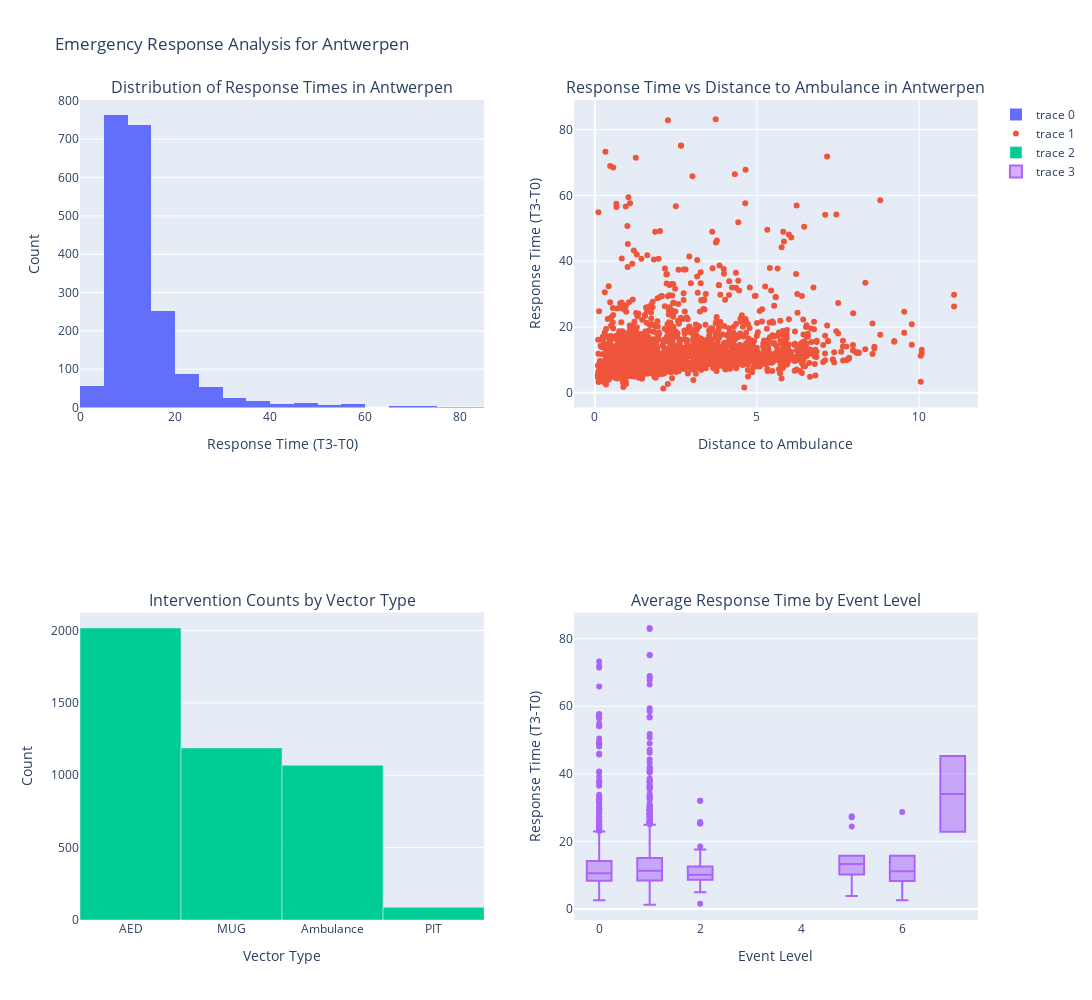
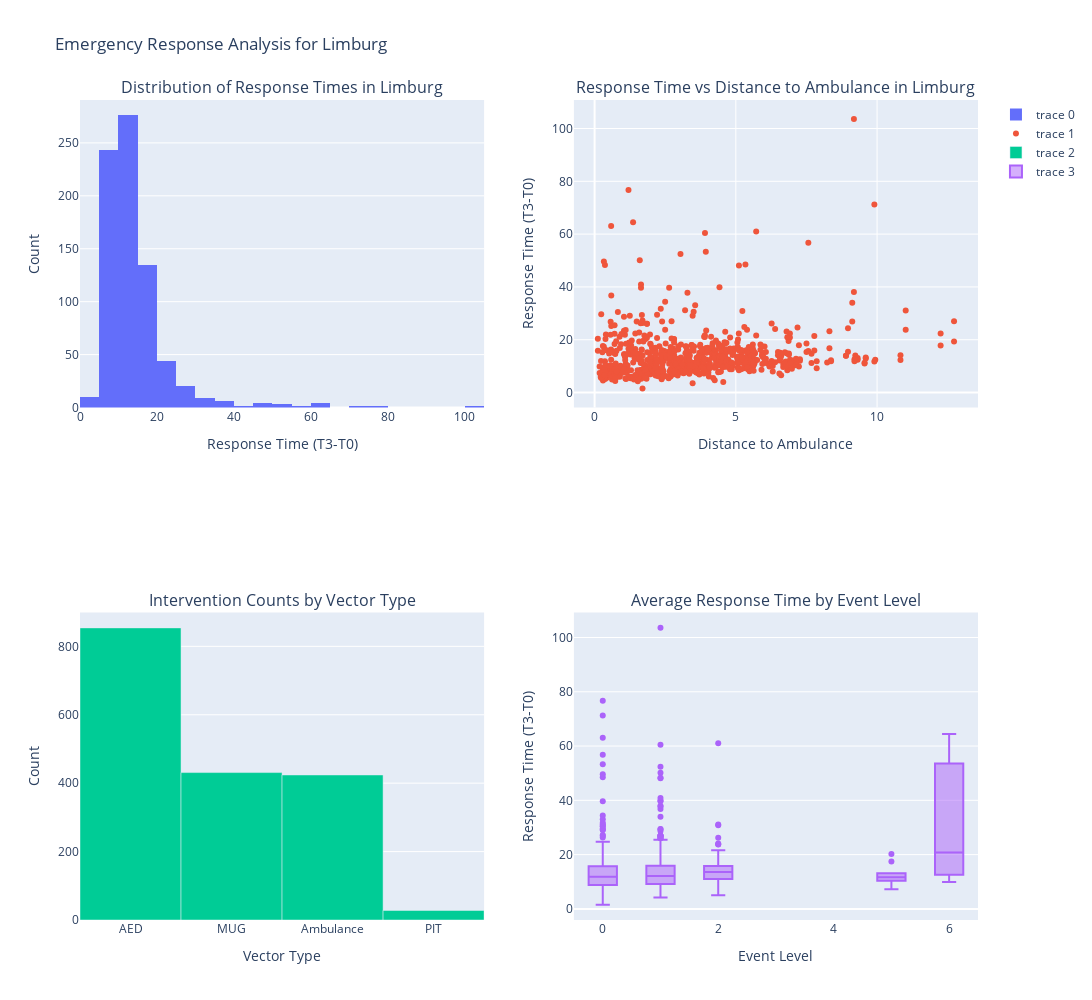
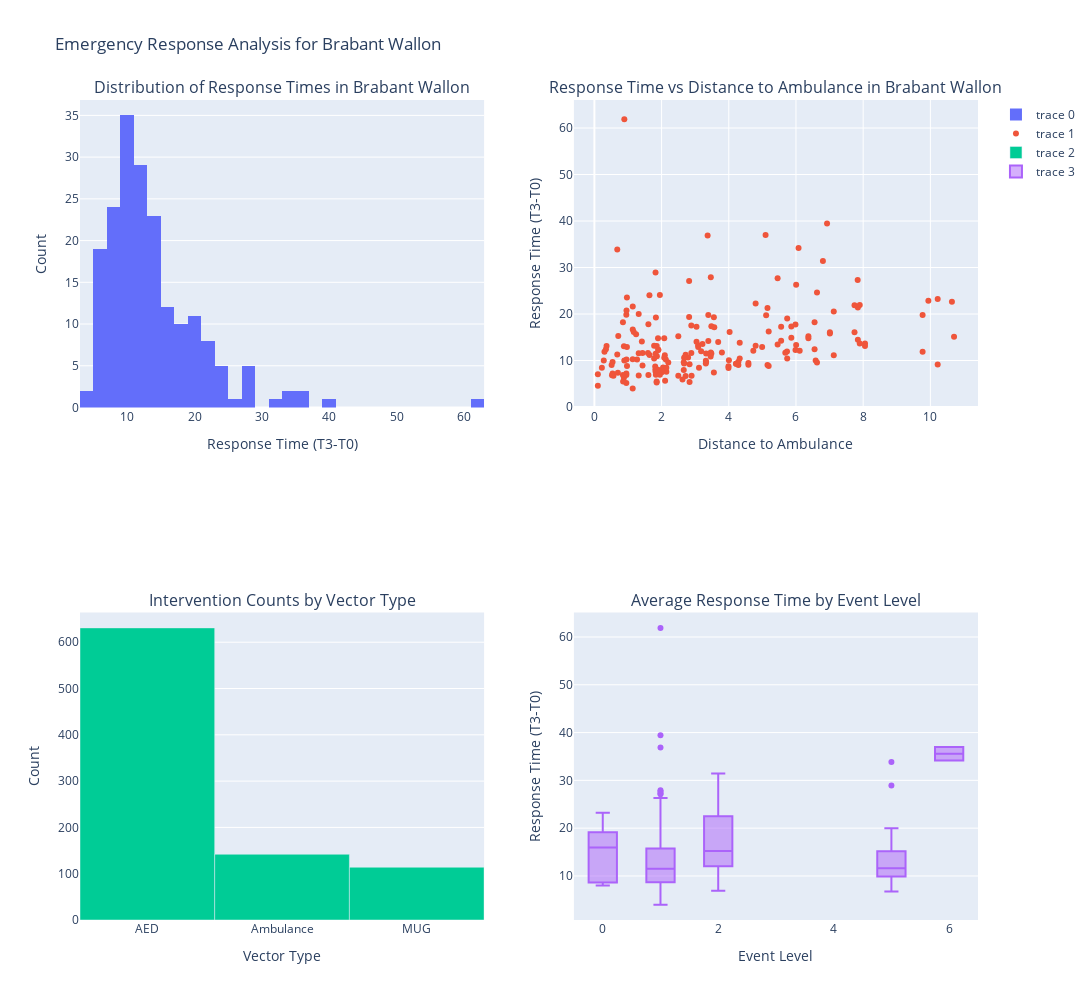
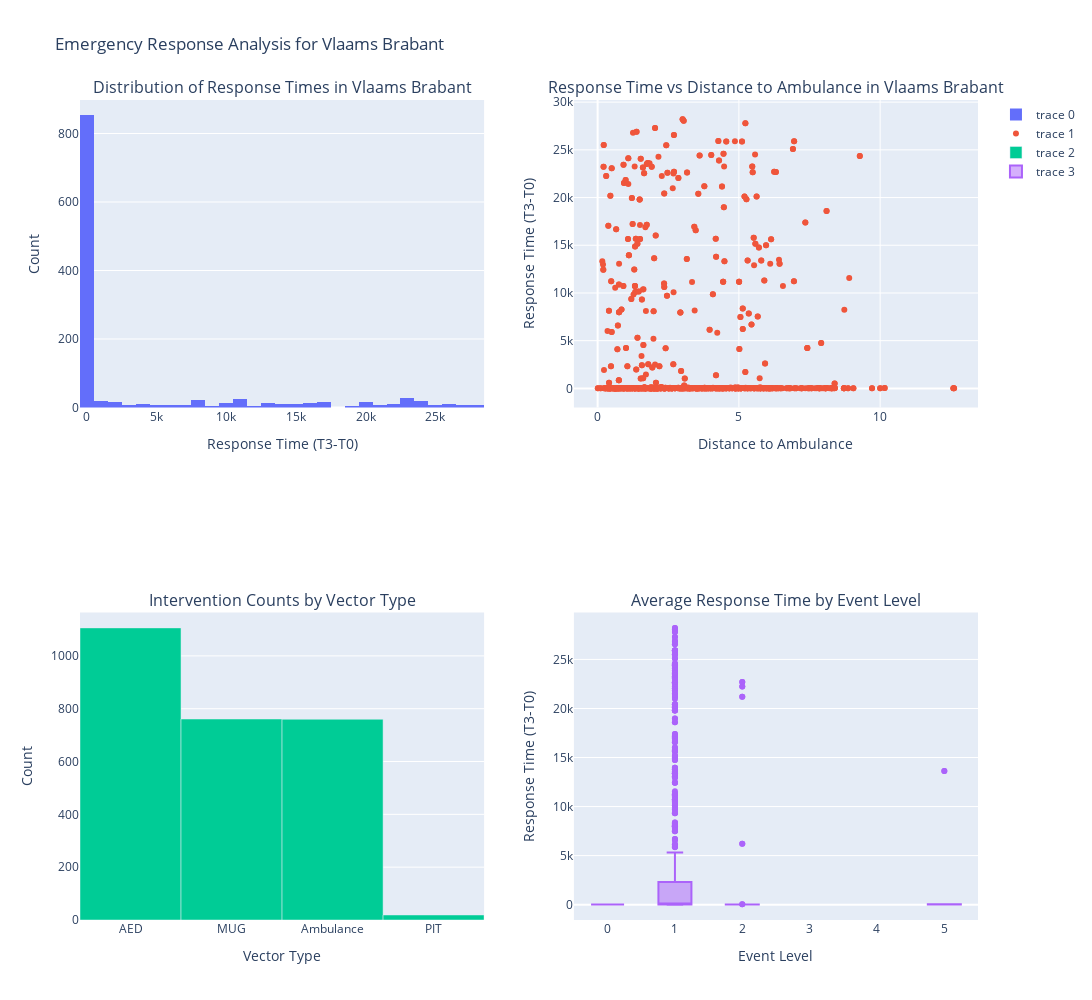

Notebook source saved alongside these figures, in order:
### Code cell
import pandas as pd
import plotly.graph_objects as go
from plotly.subplots import make_subplots
import os

# Load the data
input_path = '/Users/Zhuanz/数字游民/mda 项目/mda_project/data/processed'
output_path = '/Users/Zhuanz/数字游民/mda 项目/mda_project/data/output'  # 确保这个路径是可写的
rta_df = pd.read_csv(f'{input_path}/total_df_with_distances.csv')

print("Starting Advanced Visualization")

def create_province_plots(province):
    filtered_df = rta_df[rta_df['Province'] == province].copy()
    
    # Create subplots
    fig = make_subplots(rows=2, cols=2, 
                        subplot_titles=(f"Distribution of Response Times in {province}",
                                        f"Response Time vs Distance to Ambulance in {province}",
                                        "Intervention Counts by Vector Type",
                                        "Average Response Time by Event Level"))

    # Histogram of response times
    valid_time_data = filtered_df.dropna(subset=['T3-T0'])
    fig.add_trace(go.Histogram(x=valid_time_data["T3-T0"], nbinsx=30), row=1, col=1)
    fig.update_xaxes(title_text="Response Time (T3-T0)", row=1, col=1)
    fig.update_yaxes(title_text="Count", row=1, col=1)

    # Scatter plot of response time vs distance to ambulance
    valid_scatter_data = filtered_df.dropna(subset=['distance_to_ambulance', 'T3-T0'])
    fig.add_trace(go.Scatter(x=valid_scatter_data["distance_to_ambulance"], 
                             y=valid_scatter_data["T3-T0"], 
                             mode='markers'), row=1, col=2)
    fig.update_xaxes(title_text="Distance to Ambulance", row=1, col=2)
    fig.update_yaxes(title_text="Response Time (T3-T0)", row=1, col=2)

    # Bar plot of intervention counts by vector type
    vector_counts = filtered_df['Vector type'].value_counts()
    fig.add_trace(go.Bar(x=vector_counts.index, y=vector_counts.values), row=2, col=1)
    fig.update_xaxes(title_text="Vector Type", row=2, col=1)
    fig.update_yaxes(title_text="Count", row=2, col=1)

    # Box plot of response times by event level
    valid_event_data = filtered_df.dropna(subset=['Eventlevel', 'T3-T0'])
    fig.add_trace(go.Box(x=valid_event_data["Eventlevel"], y=valid_event_data["T3-T0"]), row=2, col=2)
    fig.update_xaxes(title_text="Event Level", row=2, col=2)
    fig.update_yaxes(title_text="Response Time (T3-T0)", row=2, col=2)

    # Update layout
    fig.update_layout(height=1000, width=1200, title_text=f"Emergency Response Analysis for {province}")
    
    return fig

# Generate plots for each province
for province in rta_df['Province'].dropna().unique():
    fig = create_province_plots(province)
    
    # Display the figure (this will show in Jupyter Notebook or similar environments)
    fig.show()
    
    # Save as PNG
    try:
        fig.write_image(os.path.join(output_path, f"emergency_response_analysis_{province}.png"))
        print(f"Image saved for {province}")
    except Exception as e:
        print(f"Failed to save image for {province}: {str(e)}")

print("Advanced Visualization Completed. PNG files have been generated for each province.")

### Figure 1 — Plotly figure (JSON) as saved in the notebook; plotly's stock layout.template omitted (floating-point values rounded to 4 significant figures; data arrays with more than 128 entries replaced by an {"elided": "..."} marker saying what was removed)
{"data": [{"nbinsx": 30, "type": "histogram", "x": {"elided": "2038 float values"}, "xaxis": "x", "yaxis": "y"}, {"mode": "markers", "type": "scatter", "x": {"elided": "2038 float values"}, "xaxis": "x2", "y": {"elided": "2038 float values"}, "yaxis": "y2"}, {"type": "bar", "x": ["AED", "MUG", "Ambulance", "PIT"], "xaxis": "x3", "y": [2018, 1189, 1069, 88], "yaxis": "y3"}, {"type": "box", "x": {"elided": "2038 int values"}, "xaxis": "x4", "y": {"elided": "2038 float values"}, "yaxis": "y4"}], "layout": {"annotations": [{"font": {"size": 16}, "showarrow": false, "text": "Distribution of Response Times in Antwerpen", "x": 0.225, "xanchor": "center", "xref": "paper", "y": 1, "yanchor": "bottom", "yref": "paper"}, {"font": {"size": 16}, "showarrow": false, "text": "Response Time vs Distance to Ambulance in Antwerpen", "x": 0.775, "xanchor": "center", "xref": "paper", "y": 1, "yanchor": "bottom", "yref": "paper"}, {"font": {"size": 16}, "showarrow": false, "text": "Intervention Counts by Vector Type", "x": 0.225, "xanchor": "center", "xref": "paper", "y": 0.375, "yanchor": "bottom", "yref": "paper"}, {"font": {"size": 16}, "showarrow": false, "text": "Average Response Time by Event Level", "x": 0.775, "xanchor": "center", "xref": "paper", "y": 0.375, "yanchor": "bottom", "yref": "paper"}], "height": 1000, "title": {"text": "Emergency Response Analysis for Antwerpen"}, "width": 1200, "xaxis": {"anchor": "y", "domain": [0, 0.45], "title": {"text": "Response Time (T3-T0)"}}, "xaxis2": {"anchor": "y2", "domain": [0.55, 1], "title": {"text": "Distance to Ambulance"}}, "xaxis3": {"anchor": "y3", "domain": [0, 0.45], "title": {"text": "Vector Type"}}, "xaxis4": {"anchor": "y4", "domain": [0.55, 1], "title": {"text": "Event Level"}}, "yaxis": {"anchor": "x", "domain": [0.625, 1], "title": {"text": "Count"}}, "yaxis2": {"anchor": "x2", "domain": [0.625, 1], "title": {"text": "Response Time (T3-T0)"}}, "yaxis3": {"anchor": "x3", "domain": [0, 0.375], "title": {"text": "Count"}}, "yaxis4": {"anchor": "x4", "domain": [0, 0.375], "title": {"text": "Response Time (T3-T0)"}}}}

### Figure 2 — Plotly figure (JSON) as saved in the notebook; plotly's stock layout.template omitted (floating-point values rounded to 4 significant figures; data arrays with more than 128 entries replaced by an {"elided": "..."} marker saying what was removed)
{"data": [{"nbinsx": 30, "type": "histogram", "x": {"elided": "759 float values"}, "xaxis": "x", "yaxis": "y"}, {"mode": "markers", "type": "scatter", "x": {"elided": "759 float values"}, "xaxis": "x2", "y": {"elided": "759 float values"}, "yaxis": "y2"}, {"type": "bar", "x": ["AED", "MUG", "Ambulance", "PIT"], "xaxis": "x3", "y": [854, 431, 424, 28], "yaxis": "y3"}, {"type": "box", "x": {"elided": "759 int values"}, "xaxis": "x4", "y": {"elided": "759 float values"}, "yaxis": "y4"}], "layout": {"annotations": [{"font": {"size": 16}, "showarrow": false, "text": "Distribution of Response Times in Limburg", "x": 0.225, "xanchor": "center", "xref": "paper", "y": 1, "yanchor": "bottom", "yref": "paper"}, {"font": {"size": 16}, "showarrow": false, "text": "Response Time vs Distance to Ambulance in Limburg", "x": 0.775, "xanchor": "center", "xref": "paper", "y": 1, "yanchor": "bottom", "yref": "paper"}, {"font": {"size": 16}, "showarrow": false, "text": "Intervention Counts by Vector Type", "x": 0.225, "xanchor": "center", "xref": "paper", "y": 0.375, "yanchor": "bottom", "yref": "paper"}, {"font": {"size": 16}, "showarrow": false, "text": "Average Response Time by Event Level", "x": 0.775, "xanchor": "center", "xref": "paper", "y": 0.375, "yanchor": "bottom", "yref": "paper"}], "height": 1000, "title": {"text": "Emergency Response Analysis for Limburg"}, "width": 1200, "xaxis": {"anchor": "y", "domain": [0, 0.45], "title": {"text": "Response Time (T3-T0)"}}, "xaxis2": {"anchor": "y2", "domain": [0.55, 1], "title": {"text": "Distance to Ambulance"}}, "xaxis3": {"anchor": "y3", "domain": [0, 0.45], "title": {"text": "Vector Type"}}, "xaxis4": {"anchor": "y4", "domain": [0.55, 1], "title": {"text": "Event Level"}}, "yaxis": {"anchor": "x", "domain": [0.625, 1], "title": {"text": "Count"}}, "yaxis2": {"anchor": "x2", "domain": [0.625, 1], "title": {"text": "Response Time (T3-T0)"}}, "yaxis3": {"anchor": "x3", "domain": [0, 0.375], "title": {"text": "Count"}}, "yaxis4": {"anchor": "x4", "domain": [0, 0.375], "title": {"text": "Response Time (T3-T0)"}}}}

### Figure 3 — Plotly figure (JSON) as saved in the notebook; plotly's stock layout.template omitted (floating-point values rounded to 4 significant figures; data arrays with more than 128 entries replaced by an {"elided": "..."} marker saying what was removed)
{"data": [{"nbinsx": 30, "type": "histogram", "x": {"elided": "191 float values"}, "xaxis": "x", "yaxis": "y"}, {"mode": "markers", "type": "scatter", "x": {"elided": "191 float values"}, "xaxis": "x2", "y": {"elided": "191 float values"}, "yaxis": "y2"}, {"type": "bar", "x": ["AED", "Ambulance", "MUG"], "xaxis": "x3", "y": [631, 142, 114], "yaxis": "y3"}, {"type": "box", "x": {"elided": "191 int values"}, "xaxis": "x4", "y": {"elided": "191 float values"}, "yaxis": "y4"}], "layout": {"annotations": [{"font": {"size": 16}, "showarrow": false, "text": "Distribution of Response Times in Brabant Wallon", "x": 0.225, "xanchor": "center", "xref": "paper", "y": 1, "yanchor": "bottom", "yref": "paper"}, {"font": {"size": 16}, "showarrow": false, "text": "Response Time vs Distance to Ambulance in Brabant Wallon", "x": 0.775, "xanchor": "center", "xref": "paper", "y": 1, "yanchor": "bottom", "yref": "paper"}, {"font": {"size": 16}, "showarrow": false, "text": "Intervention Counts by Vector Type", "x": 0.225, "xanchor": "center", "xref": "paper", "y": 0.375, "yanchor": "bottom", "yref": "paper"}, {"font": {"size": 16}, "showarrow": false, "text": "Average Response Time by Event Level", "x": 0.775, "xanchor": "center", "xref": "paper", "y": 0.375, "yanchor": "bottom", "yref": "paper"}], "height": 1000, "title": {"text": "Emergency Response Analysis for Brabant Wallon"}, "width": 1200, "xaxis": {"anchor": "y", "domain": [0, 0.45], "title": {"text": "Response Time (T3-T0)"}}, "xaxis2": {"anchor": "y2", "domain": [0.55, 1], "title": {"text": "Distance to Ambulance"}}, "xaxis3": {"anchor": "y3", "domain": [0, 0.45], "title": {"text": "Vector Type"}}, "xaxis4": {"anchor": "y4", "domain": [0.55, 1], "title": {"text": "Event Level"}}, "yaxis": {"anchor": "x", "domain": [0.625, 1], "title": {"text": "Count"}}, "yaxis2": {"anchor": "x2", "domain": [0.625, 1], "title": {"text": "Response Time (T3-T0)"}}, "yaxis3": {"anchor": "x3", "domain": [0, 0.375], "title": {"text": "Count"}}, "yaxis4": {"anchor": "x4", "domain": [0, 0.375], "title": {"text": "Response Time (T3-T0)"}}}}

### Figure 4 — Plotly figure (JSON) as saved in the notebook; plotly's stock layout.template omitted (floating-point values rounded to 4 significant figures; data arrays with more than 128 entries replaced by an {"elided": "..."} marker saying what was removed)
{"data": [{"nbinsx": 30, "type": "histogram", "x": {"elided": "1174 float values"}, "xaxis": "x", "yaxis": "y"}, {"mode": "markers", "type": "scatter", "x": {"elided": "1174 float values"}, "xaxis": "x2", "y": {"elided": "1174 float values"}, "yaxis": "y2"}, {"type": "bar", "x": ["AED", "MUG", "Ambulance", "PIT"], "xaxis": "x3", "y": [1106, 761, 760, 19], "yaxis": "y3"}, {"type": "box", "x": {"elided": "1174 int values"}, "xaxis": "x4", "y": {"elided": "1174 float values"}, "yaxis": "y4"}], "layout": {"annotations": [{"font": {"size": 16}, "showarrow": false, "text": "Distribution of Response Times in Vlaams Brabant", "x": 0.225, "xanchor": "center", "xref": "paper", "y": 1, "yanchor": "bottom", "yref": "paper"}, {"font": {"size": 16}, "showarrow": false, "text": "Response Time vs Distance to Ambulance in Vlaams Brabant", "x": 0.775, "xanchor": "center", "xref": "paper", "y": 1, "yanchor": "bottom", "yref": "paper"}, {"font": {"size": 16}, "showarrow": false, "text": "Intervention Counts by Vector Type", "x": 0.225, "xanchor": "center", "xref": "paper", "y": 0.375, "yanchor": "bottom", "yref": "paper"}, {"font": {"size": 16}, "showarrow": false, "text": "Average Response Time by Event Level", "x": 0.775, "xanchor": "center", "xref": "paper", "y": 0.375, "yanchor": "bottom", "yref": "paper"}], "height": 1000, "title": {"text": "Emergency Response Analysis for Vlaams Brabant"}, "width": 1200, "xaxis": {"anchor": "y", "domain": [0, 0.45], "title": {"text": "Response Time (T3-T0)"}}, "xaxis2": {"anchor": "y2", "domain": [0.55, 1], "title": {"text": "Distance to Ambulance"}}, "xaxis3": {"anchor": "y3", "domain": [0, 0.45], "title": {"text": "Vector Type"}}, "xaxis4": {"anchor": "y4", "domain": [0.55, 1], "title": {"text": "Event Level"}}, "yaxis": {"anchor": "x", "domain": [0.625, 1], "title": {"text": "Count"}}, "yaxis2": {"anchor": "x2", "domain": [0.625, 1], "title": {"text": "Response Time (T3-T0)"}}, "yaxis3": {"anchor": "x3", "domain": [0, 0.375], "title": {"text": "Count"}}, "yaxis4": {"anchor": "x4", "domain": [0, 0.375], "title": {"text": "Response Time (T3-T0)"}}}}
